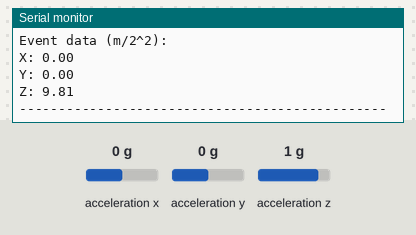
Bench run of a sketch on a simulated Arduino Uno, built with avr-gcc and run on an emulated ATmega328P. Parts: the last lines printed to the serial monitor. The inputs (shaded band) are chosen by the test bench; at power-on: acceleration x 0 g, acceleration y 0 g, acceleration z 1 g.

Above: at 1.2 s.
1.3 s: acceleration x set to -1.4 g
2.8 s: acceleration y set to -1.4 g
At 3.05 s:
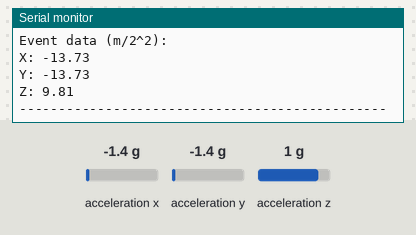
4.3 s: acceleration z set to -1.4 g
At 4.5 s:
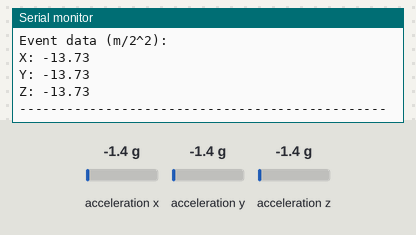

The sketch:

accelerometer-test.ino
```cpp
/*
 * Frances O'Leary, 8/2/2020
 *
 * This is a sanity check for reading data
 * from a acceleromter3DH acceleromter from a 32u4 Adalogger.
 * It prints out general data to the serial monitor using I2C.
 */

#include <Wire.h>
#include <SPI.h>
#include <Adafruit_LIS3DH.h>
#include <Adafruit_Sensor.h>

Adafruit_LIS3DH acceleromter = Adafruit_LIS3DH();

void setup(void) {
  Serial.begin(115200);
  Serial.println("Beginning the LIS3DH Accelerometer test!");

 // attempt to connect to sensor at I2C address 0x18
  if (! acceleromter.begin(0x18)) { // when trying multiple sensors on our I2C pin set up, try 0x19 as an alternative
    Serial.println("Could not initialize sensor.");
    return;
  }
  Serial.println("Successfully connected to sensor!");

  // options: 2, 4, 8, 16, read up on model rockets
  acceleromter.setRange(LIS3DH_RANGE_4_G);
  Serial.print("Sensor Range = "); Serial.print(2 << acceleromter.getRange());
  Serial.println("G");

  acceleromter.setDataRate(LIS3DH_DATARATE_50_HZ);
  Serial.print("Data rate set to 50 Hz.");

  Serial.println("Done with setup!");
}

void loop() {
  // testing group data collection
  acceleromter.read();
  Serial.print("X:  ");
  Serial.println(acceleromter.x);
  Serial.print("Y:  ");
  Serial.println(acceleromter.y);
  Serial.print("Z:  ");
  Serial.println(acceleromter.z);

  // testing event data collection
  sensors_event_t event;
  acceleromter.getEvent(&event);
  Serial.println("Event data (m/2^2): ");
  Serial.print("X: ");
  Serial.println(event.acceleration.x);
  Serial.print("Y: ");
  Serial.println(event.acceleration.y);
  Serial.print("Z: ");
  Serial.println(event.acceleration.z);

  Serial.println("-----------------------------------------------");
  delay(200);
}
```

Measured:
- after the input at 2.8 s, the serial monitor: prints a new line after 0.09 s (image 1)
- after the input at 4.3 s, the serial monitor: prints a new line at once (image 2)
